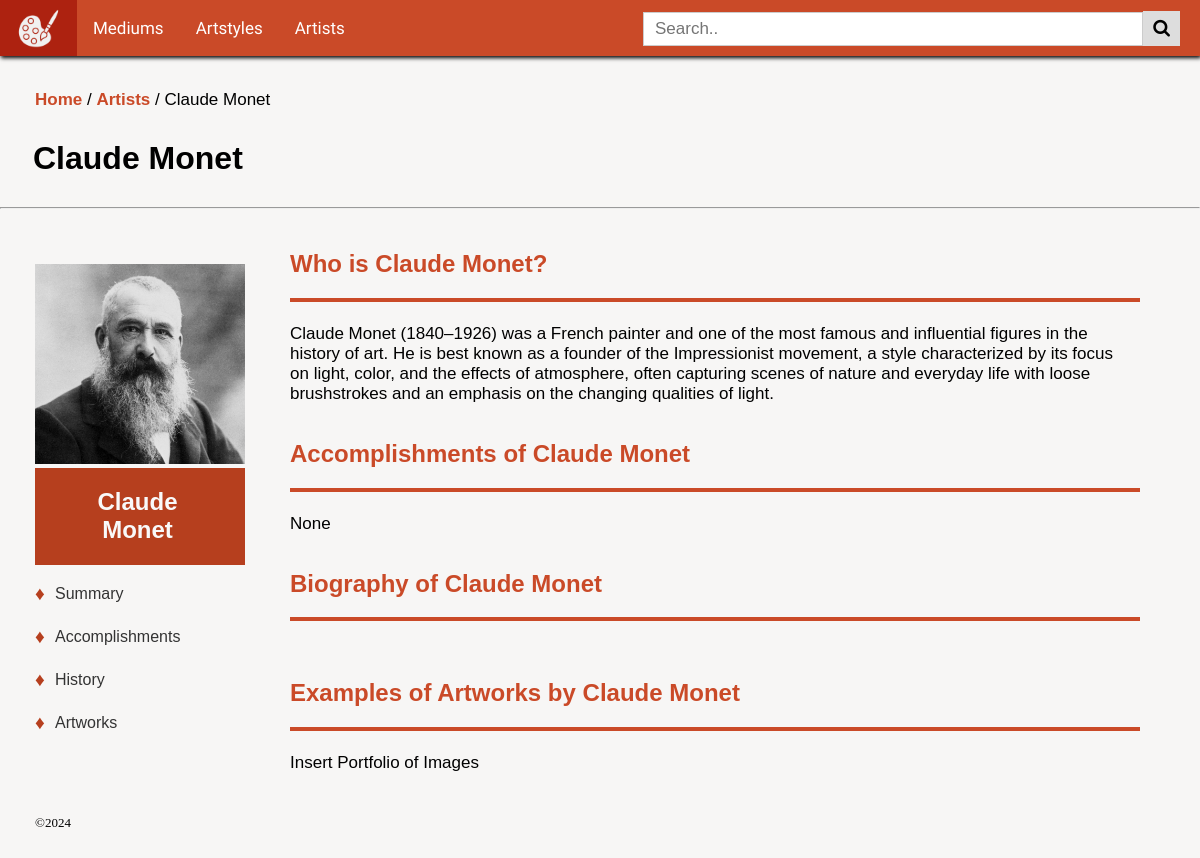
Screenshot of /artist/1 with the database file from the repository.
### tables this page shows
CREATE TABLE Artists (id INTEGER PRIMARY KEY AUTOINCREMENT, name TEXT NOT NULL, image TEXT, summary TEXT, accomplishments TEXT, biography TEXT);

### routes.py (the view)
@app.route('/artist/<int:id>')
def artist(id):
    conn = get_db()
    cur = conn.cursor()
    cur.execute("SELECT * FROM Artists WHERE id = ?", (id,))
    artist = cur.fetchone()
    conn.close()
    return render_template('artist.html', artist=artist)

### routes.py (called while the page is built)
def get_db():
    conn = sqlite3.connect(DATABASE)
    return conn

### templates/artist.html (shortened to what this page needs)
{% extends "layout.html" %}
{% block content %}
<p class="space">
    <a href="/" class="link">Home</a> / <a href="/artist" class="link">Artists </a>/ {{artist[1]}}
</p>
<h1> {{artist[1]}} </h1>
<hr/>
<div class="content-container">
    <div class="table-of-contents">
        <img src="{{artist[2]}}">
        <div class="toc-title">
             <h2> {{artist[1]}} </h2>
        </div>
        <div class="toc-chapters">
            <li><a href="#summary" class="toc-link">Summary</a></li>
            <li><a href="#accomplishments" class="toc-link">Accomplishments</a></li>
            <li><a href="#biography" class="toc-link">History</a></li>
            <li><a href="#artworks" class="toc-link">Artworks</a></li>
        </div>
    </div>
    <div class="main-content">
        <section id="summary">
            <h2> Who is {{artist[1]}}? </h2>
            <div class="border-block"></div>
            <p> {{artist[3]}} </p>
        </section>
        <section id="accomplishments">
            <h2> Accomplishments of {{artist[1]}} </h2>
            <div class="border-block"></div>
            <p> {{artist[4]|safe}} </p>
        </section>
        <section id="biography">
            <h2> Biography of {{artist[1]}} </h2>
            <div class="border-block"></div>
            <p> {{artist[5]|safe}} </p>
        </section>
        <section id="artworks">
            <h2> Examples of Artworks by {{artist[1]}} </h2>
            <div class="border-block"></div>
            <p> Insert Portfolio of Images </p>
        </section>
    </div>
</div>
{% endblock %}

### templates/layout.html (shortened to what this page needs)
<!doctype html>
<html>
<head>
    <link rel="stylesheet" href="https://cdnjs.cloudflare.com/ajax/libs/font-awesome/4.7.0/css/font-awesome.min.css">
    <link rel="stylesheet" href="/static/style.css">
</head>
<body>
<nav>
    <div class="topnav">
        <a class="logo" href="/">
            <img src="/static/images/Icon.png" alt="Home" title="Home" aria-label="Home">
        </a>
        <a href="/medium">Mediums</a>
        <a href="/artstyle">Artstyles</a>
        <a href="/artist">Artists</a>
        <div class="search-container">
            <form action="/search" method="POST" onsubmit="return validateSearch()">
                <input type="text" id="query" name="search_term" placeholder=" Search..">
                <button type="submit"><i class="fa fa-search"></i></button>
            </form>
        </div>
    </div>
</nav>
<div style="height: 1500px;">
    <main>
        {% block content %}{% endblock %}
    </main>
<footer>
    <p><font size="2px"> ©2024 </font></p>
</footer>
</body>
</html>

### static/style.css (style rules this page uses)
body { margin: 0; padding: 0; height: 100%; background-color: #f7f6f5; }
.topnav { display: flex; justify-content: space-between; position: fixed; top: 0; left: 0; width: 100%; background-color: #ca4a28; box-shadow: 1px 2px 4px black; z-index: 1000; }
.topnav a { font-family: "Grandstander", cursive; color: #ffffff; text-align: center; padding: 18px 16px; text-decoration: none; font-size: 17px; flex: 0 1 auto; }
.topnav a.logo { background-color: #ad2210; color: white; transition: all 0.3s ease; border: none; padding: 2px 16px; display: flex; align-items: center; text-align: left; box-sizing: border-box; }
.topnav img { max-height: 45px; max-width: 45px; }
.topnav .search-container { display: flex; align-items: center; margin-left: auto; }
.topnav input[type=text] { padding: 6px; font-size: 17px; border: none; width: 500px; border: 1px solid #ccc; }
.topnav .search-container button { padding: 7px 10px; background: #ddd; font-size: 18px; border: none; cursor: pointer; margin: 0px 20px 0px -4px; }
.topnav input[type=text] { border: 1px solid #ccc; }
main { margin-top: 30px; padding-top: 5px; font-family: 'Calibri', sans-serif; }
h1 { font-family: "Arial", sans-serif; margin: 30px 40px 30px 33px; }
h2 { font-family: "Arial", sans-serif; color: #ca4a28; margin-left: 35px; margin-right: 40px; }
p { padding-top: 5px; font-size: 17px; margin-left: 35px; margin-right: 50px; }
img { height: auto; max-width: 100%; }
.link { text-decoration: none; color: #ca4a28; font-weight: bold; }
.space { margin-top:50px }
* { box-sizing: border-box; }
.content-container { margin: 55px 25px 0px 25px; display: grid; grid-template-columns: 20% 80%; }
.table-of-contents { margin: 0px 10px 5px 10px; position: sticky; top: 85px; align-self: start; }
.table-of-contents img { object-fit: cover; width: 100%; height: 200px; object-position: 100% 20%; }
.toc-title { background-color: #b63f1e; padding: 0.5px; }
.toc-title h2 { text-align: center; color: #f9f9f9; }
.border-block { background-color: #ca4a28; padding: 2px; margin: 0px 35px 0px 35px; }
.toc-chapters { list-style-type: none; margin-left: 20px; margin-top: 15px; }
.toc-link { position: relative; text-decoration: none; display: block; color: #333; padding: 5px 0; margin-bottom: 15px; }
.toc-link::before { content: '♦'; position: absolute; left: -20px; top: 50%; transform: translateY(-50%); opacity: 1; color: #b63f1e; font-size: 1.2em; }
section { position: relative; padding-top: 66px; margin-top: -100px; }

### rows the page displays
Artists: name "Claude Monet", image (picture), summary "Claude Monet (1840–1926) was a French painter and one of the most famous and influential figures in the history of art. He is best known as a founder of the Impressionist movement, a style characterized by its focus on light, color, and the effects of atmosphere, often capturing scenes of nature and everyday life with loose brushstrokes and an emphasis on the changing qualities of light."

### other values shown
{{ artist[4]|safe }} "None"
